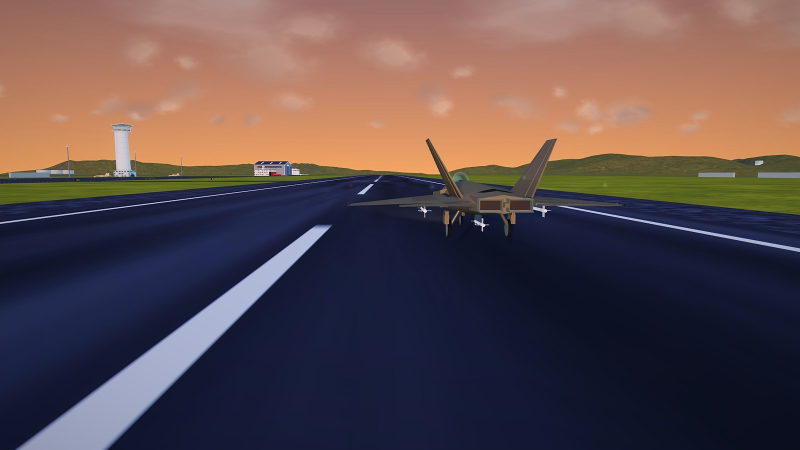
#> input picture assets/loading/airbase.jpg, 1600 x 900 px, given as the content of the folder ../../assets/loading/airbase.jpg, which was not available (shown at 1/2 size)
$ python pack.py ../../assets/loading/airbase.jpg
#> lines starting #> are read from the running program, lines starting #| are printed output that depends on the picture; pictures that were not available may be replaced by others from this repository, and a replacement may not be noted
#!/usr/bin/env python3
"""Pack the loading-screen renders into assets/loading/<map>.jpg.

capture.mjs saves one big render per map (1920x1080, near lossless). This
shrinks each to 1600x900, gives it a light grade (the same for every map, so
they read as a set: a soft bloom round the bright sky, a gentle S-curve, a
little colour, a vignette), and writes a progressive, optimised JPEG at the
best quality that still fits the size budget (250 KB is the limit the owner's
brief set; 215 KB is aimed for so a re-render does not tip over it).

    python3 tools/loading-art/pack.py <renders-dir> [--out assets/loading] [--width 1600] [--budget 215] [--no-grade]

Uses Pillow (already on the Mac). Reads <map>.png or <map>.jpg, writes
<map>.jpg, prints one line per map. Nothing is downloaded, nothing is sent.
"""
import argparse
import io
import os
import sys

import numpy as np
from PIL import Image, ImageFilter


def grade(img):
    """The look every picture shares. Input and output are RGB PIL images."""
    w, h = img.size
    x = np.asarray(img, dtype=np.float32) / 255.0
    # Bloom: the brightest parts (the sun, its glitter, lit cloud) glow a little into what is round them.
    lum = x @ np.array([0.2126, 0.7152, 0.0722], dtype=np.float32)
    hi = np.clip((lum - 0.74) / 0.26, 0, 1)[..., None] * x
    glow = Image.fromarray((np.clip(hi, 0, 1) * 255).astype(np.uint8)).filter(ImageFilter.GaussianBlur(w * 0.012))
    g = np.asarray(glow, dtype=np.float32) / 255.0
    x = 1 - (1 - x) * (1 - 0.42 * g)
    # A gentle S-curve for contrast.
    t = x * x * (3 - 2 * x)
    x = x * 0.68 + t * 0.32
    # A little more colour.
    m = x.mean(axis=2, keepdims=True)
    x = np.clip(m + (x - m) * 1.08, 0, 1)
    # Vignette: the corners 20% darker.
    yy, xx = np.mgrid[0:h, 0:w].astype(np.float32)
    r = np.sqrt(((xx - w / 2) / (w / 2)) ** 2 + ((yy - h / 2) / (h / 2)) ** 2) / np.sqrt(2)
    x = x * (1 - 0.20 * np.clip(r, 0, 1)[..., None] ** 2.2)
    out = Image.fromarray((np.clip(x, 0, 1) * 255 + 0.5).astype(np.uint8))
    return out.filter(ImageFilter.UnsharpMask(radius=1.2, percent=35, threshold=2))


def encode(img, quality):
    buf = io.BytesIO()
    img.save(buf, 'JPEG', quality=quality, optimize=True, progressive=True, subsampling='4:2:0')
    return buf.getvalue()


def pack(path, width, budget_kb, do_grade=True, lo=52, hi=90):
    img = Image.open(path).convert('RGB')
    w, h = img.size
    height = round(width * 9 / 16)
    if (w, h) != (width, height):
        img = img.resize((width, height), Image.LANCZOS)
    if do_grade:
        img = grade(img)
    best = None
    # Highest quality whose file fits the budget.
    while lo <= hi:
        mid = (lo + hi) // 2
        data = encode(img, mid)
        if len(data) <= budget_kb * 1024:
            best = (mid, data)
            lo = mid + 1
        else:
            hi = mid - 1
    if best is None:
        best = (52, encode(img, 52))
    return best


def main():
    ap = argparse.ArgumentParser()
    ap.add_argument('src')
    ap.add_argument('--out', default='assets/loading')
    ap.add_argument('--width', type=int, default=1600)
    ap.add_argument('--budget', type=int, default=215)
    ap.add_argument('--only', default='')
    ap.add_argument('--no-grade', action='store_true')
    a = ap.parse_args()
    os.makedirs(a.out, exist_ok=True)
    want = set(x for x in a.only.split(',') if x)
    names = sorted(f for f in os.listdir(a.src) if f.lower().endswith(('.png', '.jpg')))
    total = 0
    over = []
    for f in names:
        mid = os.path.splitext(f)[0]
        if want and mid not in want:
            continue
        q, data = pack(os.path.join(a.src, f), a.width, a.budget, not a.no_grade)
#> in pack, img is the input picture: PIL image 1600x900 RGB; mean R, G, B 92.5, 75.2, 77.7
#> in grade, `lum = x @ np.array([0.2126, 0.7152, 0.0722], dtype=np.float32)`:
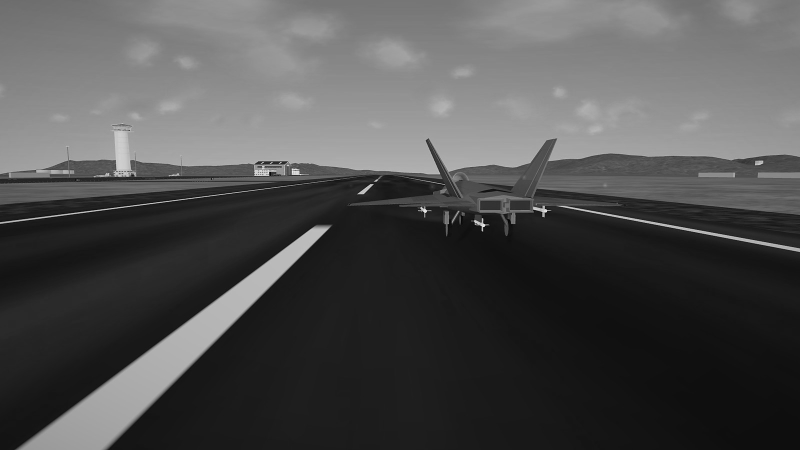
#> lum: shape (900, 1600) float32 (shown at 1/2 size); min 0, max 0.997, mean 0.31
#> in grade, `hi = np.clip((lum - 0.74) / 0.26, 0, 1)[..., None] * x`:
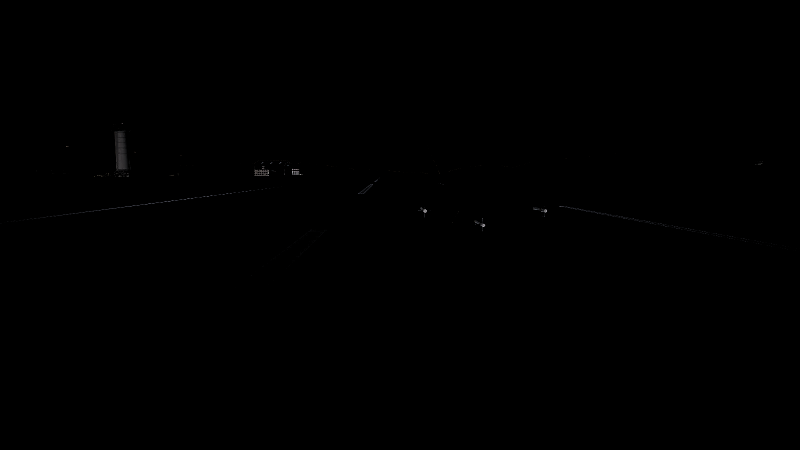
#> hi: shape (900, 1600, 3) float32 (shown at 1/2 size); mean R, G, B 0.000554, 0.000545, 0.000577
#> in grade, `g = np.asarray(glow, dtype=np.float32) / 255.0`:
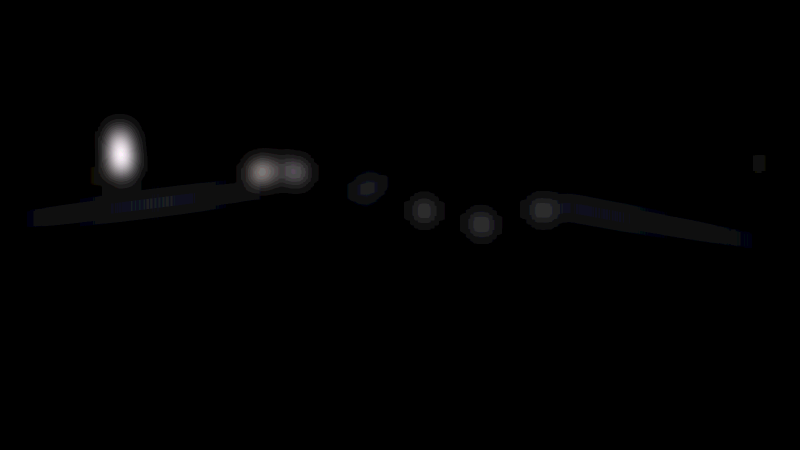
#> g: shape (900, 1600, 3) float32 (shown at 1/2 size); mean R, G, B 0.000497, 0.000488, 0.000519; drawn with min black and max white
#> in grade, `t = x * x * (3 - 2 * x)`:
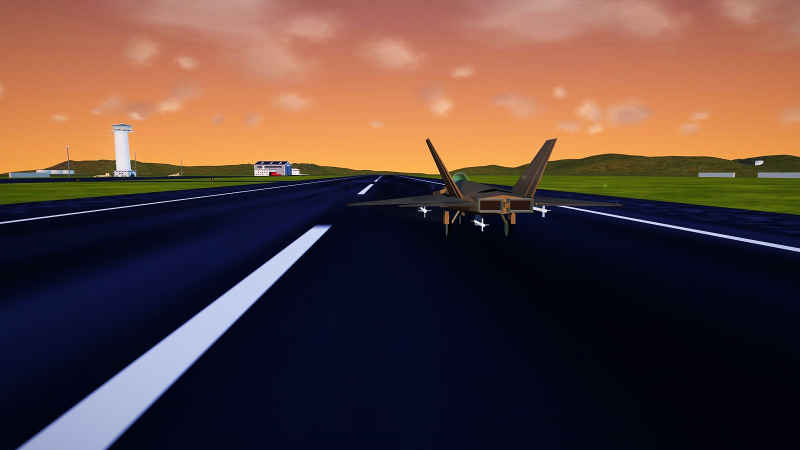
#> t: shape (900, 1600, 3) float32 (shown at 1/2 size); mean R, G, B 0.358, 0.26, 0.239
#> in grade, `m = x.mean(axis=2, keepdims=True)`:
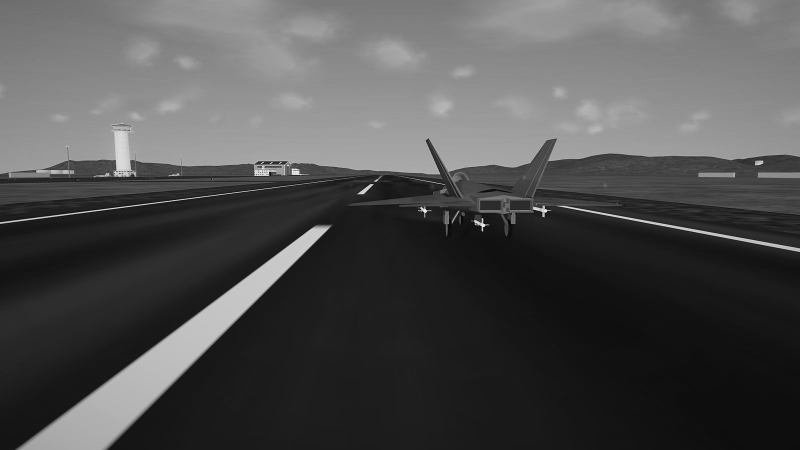
#> m: shape (900, 1600, 1) float32 (shown at 1/2 size); min 0.00112, max 0.999, mean 0.31
#> in grade, `x = x * (1 - 0.20 * np.clip(r, 0, 1)[..., None] ** 2.2)`:
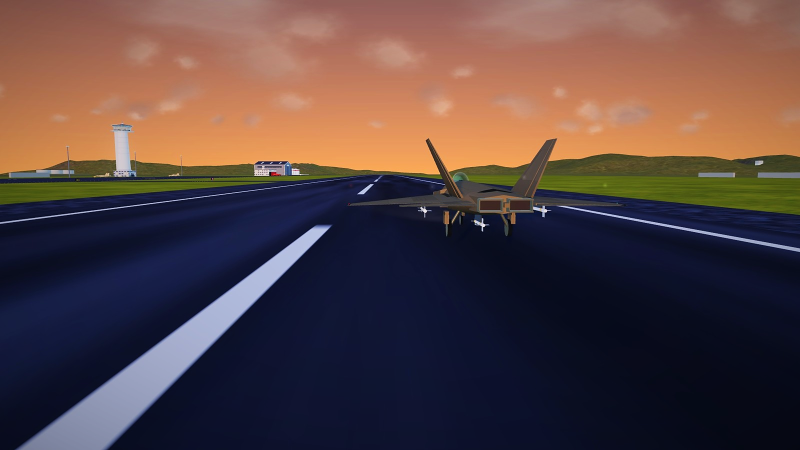
#> x: shape (900, 1600, 3) float32 (shown at 1/2 size); mean R, G, B 0.342, 0.264, 0.264
#> in grade, `x = x * (1 - 0.20 * np.clip(r, 0, 1)[..., None] ** 2.2)`:
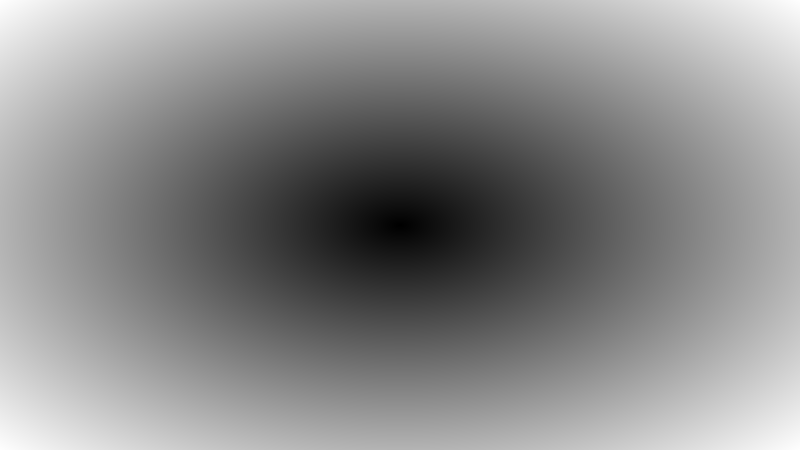
#> r: shape (900, 1600) float32 (shown at 1/2 size); min 0, max 1, mean 0.541
        out = os.path.join(a.out, mid + '.jpg')
        with open(out, 'wb') as fh:
            fh.write(data)
        total += len(data)
#> total = 107553
        if len(data) > 250 * 1024:
            over.append(mid)
        print(f'{mid:14s} q{q:<3d} {len(data) / 1024:6.1f} KB')
#| airbase        q90   105.0 KB
    print(f'{len(names)} files, {total / 1048576:.2f} MB')
#| 1 files, 0.10 MB
    if over:
        print('OVER 250 KB:', ', '.join(over), file=sys.stderr)
        sys.exit(1)


if __name__ == '__main__':
    main()

$ run again, on assets/loading/carriergroup.jpg
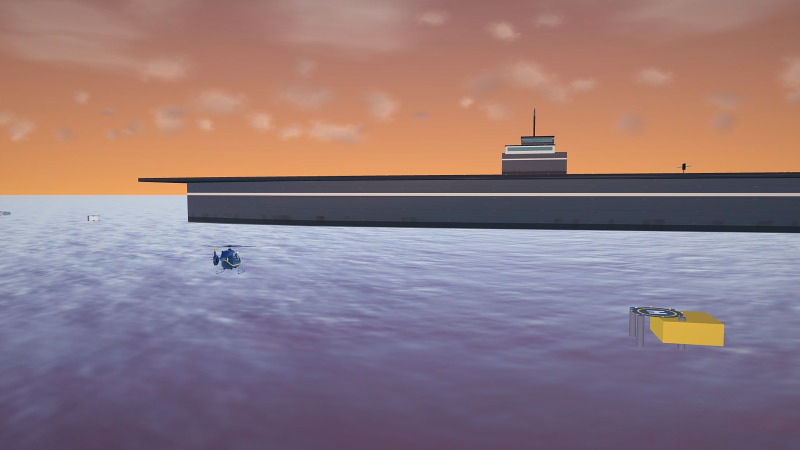
#> input picture assets/loading/carriergroup.jpg, 1600 x 900 px, given as the content of the folder ../../assets/loading/carriergroup.jpg, which was not available (shown at 1/2 size)
#> in pack, img is the input picture: PIL image 1600x900 RGB; mean R, G, B 145, 121.3, 126.6
#> in grade, `g = np.asarray(glow, dtype=np.float32) / 255.0`:
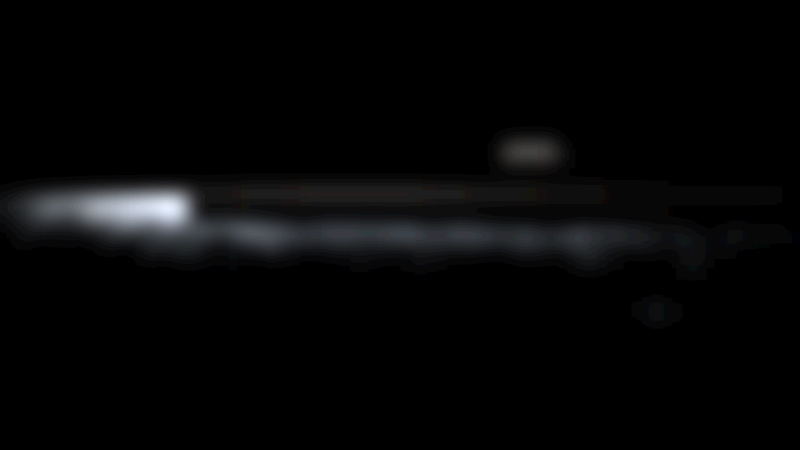
#> g: shape (900, 1600, 3) float32 (shown at 1/2 size); mean R, G, B 0.00335, 0.00345, 0.00369; drawn with min black and max white
#> in grade, `x = x * (1 - 0.20 * np.clip(r, 0, 1)[..., None] ** 2.2)`:
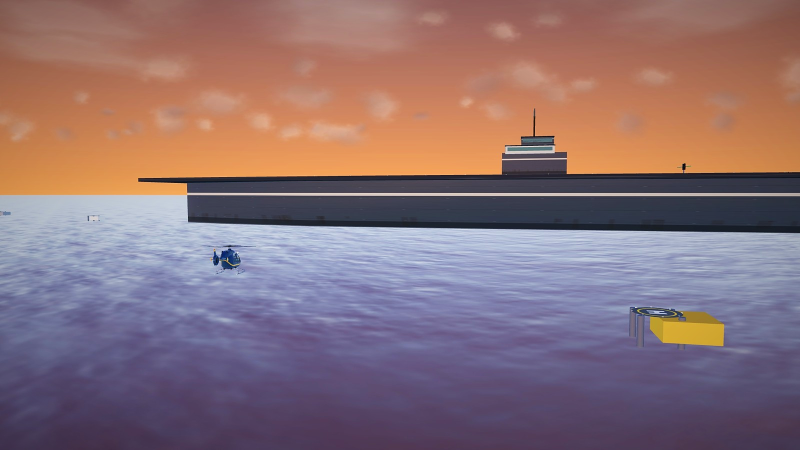
#> x: shape (900, 1600, 3) float32 (shown at 1/2 size); mean R, G, B 0.546, 0.443, 0.465
#> total = 136588
#| carriergroup   q90   133.4 KB
#| 1 files, 0.13 MB
